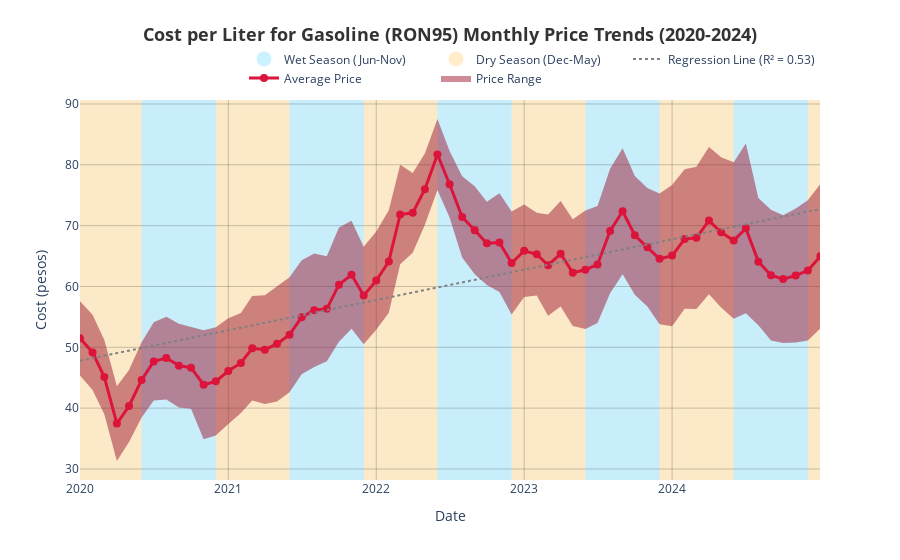

Notebook code for this chart:
### Markdown cell above
Monthly gas prices graph: (from 2020 to 2025)

### Code cell
price_line_color = '#DC143C'                  # Crimson
price_range_color = 'rgba(158, 27, 50, 0.5)'  # Dark Red with transparency

fig = go.Figure()

# Add seasonal background shapes first (so they appear behind the data)
for year in range(2019, 2025):
    # Dry season (Dec-May)
    fig.add_vrect(
        x0=max(datetime(year, 12, 1), datetime(2020, 1, 1)),
        x1=min(datetime(year+1, 6, 1), datetime(2024, 12, 31)),
        fillcolor=dry_season_color,
        layer="below",
        line_width=0
    )
    
    # Wet season (Jun-Nov)
    fig.add_vrect(
        x0=max(datetime(year, 6, 1), datetime(2020, 1, 1)),
        x1=min(datetime(year, 12, 1), datetime(2024, 12, 31)),
        fillcolor=wet_season_color,
        layer="below",
        line_width=0
    )

# Add price range (fill between)
fig.add_trace(go.Scatter(
    x=ron95_data['Date'],
    y=ron95_data['Overall Range Max'],
    fill=None,
    mode='lines',
    line=dict(width=0),
    showlegend=False,
    hoverinfo='skip'
))

fig.add_trace(go.Scatter(
    x=ron95_data['Date'],
    y=ron95_data['Overall Range Min'],
    fill='tonexty',
    mode='lines',
    fillcolor=price_range_color,
    line=dict(width=0),
    name='Price Range',
    hovertemplate="<b>%{x|%b %Y}</b><br>Range: %{y:.2f}–%{text} pesos<extra></extra>",
    text=ron95_data['Overall Range Max'].round(2)
))

# Add average price line
fig.add_trace(go.Scatter(
    x=ron95_data['Date'],
    y=ron95_data['Average Price'],
    mode='lines+markers',
    line=dict(color=price_line_color, width=3),
    marker=dict(size=8),
    name='Average Price',
    hovertemplate="<b>%{x|%b %Y}</b><br>Avg: %{y:.2f} pesos<extra></extra>"
))

# Calculate and add the regression line
x = (ron95_data['Date'].astype(np.int64) // 10**9)  # Convert datetime to timestamp (seconds since epoch)
y = ron95_data['Average Price']
slope, intercept, r_value, p_value, std_err = linregress(x, y)
regression_line = slope * x + intercept

fig.add_trace(go.Scatter(
    x=ron95_data['Date'],
    y=regression_line,
    mode='lines',
    line=dict(color='gray', dash='dot', width=2),
    name=f'Regression Line (R² = {r_value**2:.2f})',
    hovertemplate="<b>%{x|%b %Y}</b><br>Regression: %{y:.2f} pesos<extra></extra>"
))

# Layout customization
fig.update_layout(
    title={
        'text': "<b>Cost per Liter for Gasoline (RON95) Monthly Price Trends (2020-2024)</b>",
        'y':0.95,
        'x':0.5,
        'xanchor': 'center',
        'font': dict(size=18, color='#333333')
    },
    xaxis=dict(
        title="Date",
        range=['2020-01-01', '2024-12-31'],
        tickformat="%Y",
        dtick="M12",  # Yearly ticks
        showgrid=True,
        gridcolor='rgba(0,0,0,0.2)',
    ),
    yaxis=dict(
        title="Cost (pesos)",
        showgrid=True,
        gridcolor='rgba(0,0,0,0.2)',
    ),
    legend=dict(
        orientation="h",
        yanchor="bottom",
        y=1.02,
        xanchor="right",
        x=1
    ),
    plot_bgcolor='#FAFAFA',
    paper_bgcolor='white',
    hovermode="x unified",
    margin=dict(t=100)
)

# Custom legend for seasons (requires adding dummy traces)
fig.add_trace(go.Scatter(
    x=[None],
    y=[None],
    mode='markers',
    marker=dict(size=15, color=dry_season_color),
    name='Dry Season (Dec-May)'
))

fig.add_trace(go.Scatter(
    x=[None],
    y=[None],
    mode='markers',
    marker=dict(size=15, color=wet_season_color),
    name='Wet Season (Jun-Nov)'
))

fig.show()

# Save as HTML
fig.write_html("graphs/gasoline_price_trends.html")


def plot_gasoline_boxplot() -> None:
    # Prepare data
    ron95_data['Year'] = ron95_data['Date'].dt.year
    fig = go.Figure()
    
    # Grouped boxplot by year
    for year, group in ron95_data.groupby('Year'):
        fig.add_trace(go.Box(
            y=group['Average Price'],
            name=str(year),
            boxpoints='all',  # Show individual points
            jitter=0.4,
            pointpos=0,
            fillcolor='rgba(220, 20, 60, 0.3)',  # Soft crimson fill
            marker_color=price_line_color,
            line=dict(width=1),
            marker=dict(size=5)
        ))

    # Layout styling
    fig.update_layout(
        title={
            'text': "<b>Distribution of Monthly Gasoline Prices per Liter (RON95) per Year (2020–2024)</b>",
            'y': 0.95,
            'x': 0.5,
            'xanchor': 'center',
            'font': dict(size=18, color='#333333')
        },
        xaxis=dict(
            title="Year",
            showgrid=True,
            gridcolor='rgba(0,0,0,0.2)'
        ),
        yaxis=dict(
            title="Cost (pesos per liter)",
            showgrid=True,
            gridcolor='rgba(0,0,0,0.2)'
        ),
        plot_bgcolor='#FAFAFA',
        paper_bgcolor='white',
        hovermode="x unified",
        legend=dict(
            orientation="h",
            yanchor="bottom",
            y=1.02,
            xanchor="right",
            x=1
        ),
        margin=dict(t=100)
    )

    fig.show()

    # Optional: Save
    fig.write_html("graphs/gasoline_price_boxplot.html")
